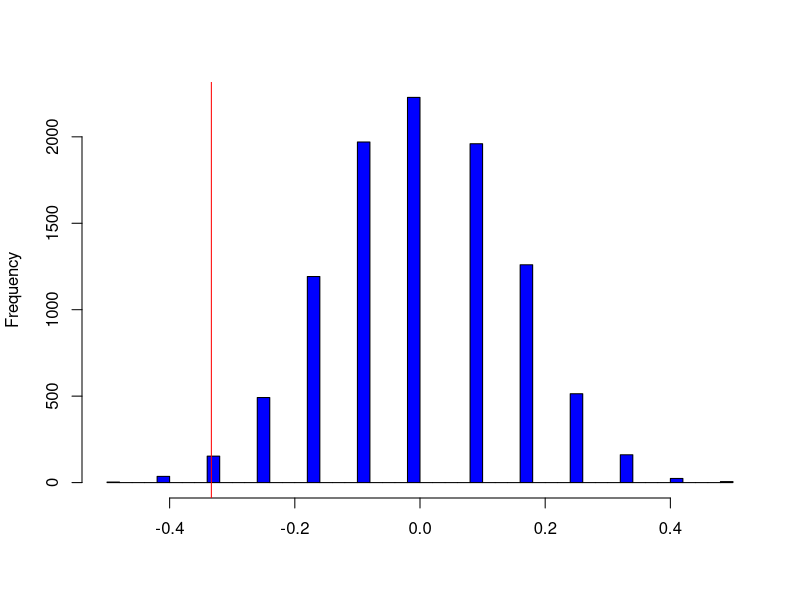

This figure's R source: (Note: this script raises an error after producing the figure.)
## ---- chunk 1
Outcome <- c(rep("relapse", 10), rep("no relapse", 14), rep("relapse", 18), rep("no relapse", 6))
Drug <- c(rep("Desipramine", 24), rep("Lithium", 24))
Cocaine <- data.frame(Outcome, Drug)
head(Cocaine)
ANS <- with(data = Cocaine,
            tapply(Outcome == "relapse", Drug, mean)
            )
ANS
obsDiffProp <- ANS[1] - ANS[2]
obsDiffProp
## ---- chunk 2
Outcome2 <- c(rep(1, 10), rep(0, 14), rep(1, 18), rep(0, 6))
Drug2 <- c(rep("Desipramine", 24), rep("Lithium", 24))
Cocaine2 <- data.frame(Outcome2, Drug2)
head(Cocaine2)
ANS2 <- with(data = Cocaine2,
     tapply(Outcome2, Drug2, mean)
            )
ANS2
obsDiffProp2 <- ANS2[1] - ANS2[2]
obsDiffProp2
## ---- chunk 3
N <- 10^4 -1
DiffProp <- numeric(N)
for (i in 1:N) {
# sample of size 24 # from the total 48 addicts
index <- sample(48, size = 24, replace = FALSE)
DiffProp[i] <- mean(Cocaine2$Outcome2[index]) - mean(Cocaine2$Outcome2[-index])
}
hist(DiffProp, col = "blue", breaks = "Scott", xlab = "", main = "")
abline(v = obsDiffProp2, col = "red")
pvalue1 <- (sum(DiffProp <= obsDiffProp2) + 1)/(N + 1)
pvalue1
# ggplot2 approach
DF <- data.frame(x = DiffProp)
p <- ggplot(data = DF) + geom_density(aes(x = x, y = ..density..), fill = 'pink', alpha = 0.4)
p
x.dens <- density(DiffProp)
df.dens <- data.frame(x = x.dens$x, y = x.dens$y)
p + geom_area(data = subset(df.dens, x <= obsDiffProp & x >= min(DF$x)), aes(x = x, y = y), fill = 'blue', alpha = 0.4) + labs(x = '', y = '')
## ---- chunk 4
N <- 10^4 -1
DiffProp <- numeric(N)
for (i in 1:N) {
# sample of size 24 # from the total 48 addicts
index <- sample(48, size = 24, replace = FALSE)
DiffProp[i] <- mean(Cocaine$Outcome[index]=="relapse") - mean(Cocaine$Outcome[-index]=="relapse")
}
hist(DiffProp, col = "blue", breaks = "Scott", xlab = "", main = "")
abline(v = obsDiffProp, col = "red")
pvalue <- (sum(DiffProp <= obsDiffProp) + 1)/(N + 1)
pvalue
# ggplot2 approach
DF <- data.frame(x = DiffProp)
p <- ggplot(data = DF) + geom_density(aes(x = x, y = ..density..), fill = 'pink', alpha = 0.4)
p
x.dens <- density(DiffProp)
df.dens <- data.frame(x = x.dens$x, y = x.dens$y)
p + geom_area(data = subset(df.dens, x <= obsDiffProp & x >= min(DF$x)), aes(x = x, y = y), fill = 'blue', alpha = 0.4) + labs(x = '', y = '')
